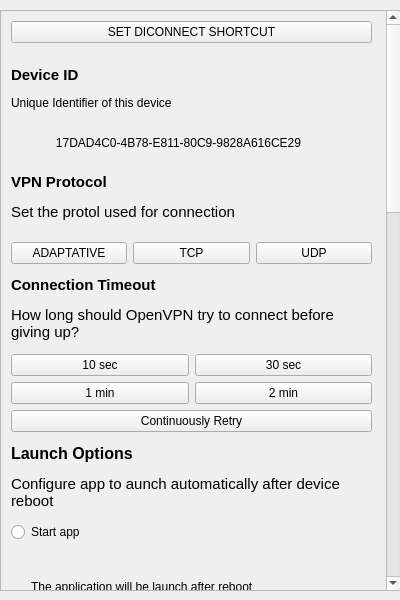
<?xml version="1.0" encoding="UTF-8"?>
<ui version="4.0">
 <class>Page_4</class>
 <widget class="QWidget" name="Page_4">
  <property name="geometry">
   <rect>
    <x>0</x>
    <y>0</y>
    <width>400</width>
    <height>600</height>
   </rect>
  </property>
  <property name="windowTitle">
   <string>Form</string>
  </property>
  <widget class="QScrollArea" name="scrollArea">
   <property name="geometry">
    <rect>
     <x>0</x>
     <y>10</y>
     <width>401</width>
     <height>581</height>
    </rect>
   </property>
   <property name="sizePolicy">
    <sizepolicy hsizetype="Preferred" vsizetype="Preferred">
     <horstretch>0</horstretch>
     <verstretch>0</verstretch>
    </sizepolicy>
   </property>
   <property name="autoFillBackground">
    <bool>false</bool>
   </property>
   <property name="verticalScrollBarPolicy">
    <enum>Qt::ScrollBarAlwaysOn</enum>
   </property>
   <property name="horizontalScrollBarPolicy">
    <enum>Qt::ScrollBarAlwaysOff</enum>
   </property>
   <property name="widgetResizable">
    <bool>false</bool>
   </property>
   <widget class="QWidget" name="scrollAreaWidget_settings">
    <property name="geometry">
     <rect>
      <x>0</x>
      <y>0</y>
      <width>384</width>
      <height>1700</height>
     </rect>
    </property>
    <widget class="QWidget" name="verticalLayoutWidget_2">
     <property name="geometry">
      <rect>
       <x>10</x>
       <y>0</y>
       <width>361</width>
       <height>1691</height>
      </rect>
     </property>
     <layout class="QVBoxLayout" name="main_vertical_layout">
      <property name="topMargin">
       <number>10</number>
      </property>
      <property name="bottomMargin">
       <number>10</number>
      </property>
      <item>
       <widget class="QPushButton" name="pushButton">
        <property name="text">
         <string>SET DICONNECT SHORTCUT</string>
        </property>
       </widget>
      </item>
      <item>
       <widget class="QLabel" name="label">
        <property name="maximumSize">
         <size>
          <width>400</width>
          <height>16777215</height>
         </size>
        </property>
        <property name="text">
         <string>&lt;html&gt;&lt;head/&gt;&lt;body&gt;&lt;p&gt;&lt;span style=&quot; font-size:11pt; font-weight:700;&quot;&gt;Device ID&lt;/span&gt;&lt;/p&gt;&lt;p&gt;Unique Identifier of this device&lt;/p&gt;&lt;/body&gt;&lt;/html&gt;</string>
        </property>
        <property name="wordWrap">
         <bool>true</bool>
        </property>
       </widget>
      </item>
      <item>
       <layout class="QHBoxLayout" name="horizontalLayout">
        <item>
         <widget class="QLabel" name="identifier_label">
          <property name="text">
           <string>17DAD4C0-4B78-E811-80C9-9828A616CE29</string>
          </property>
          <property name="alignment">
           <set>Qt::AlignCenter</set>
          </property>
          <property name="wordWrap">
           <bool>true</bool>
          </property>
         </widget>
        </item>
        <item>
         <widget class="QLabel" name="identifier_pixmap">
          <property name="enabled">
           <bool>true</bool>
          </property>
          <property name="maximumSize">
           <size>
            <width>20</width>
            <height>20</height>
           </size>
          </property>
          <property name="text">
           <string/>
          </property>
          <property name="pixmap">
           <pixmap resource="../ressources/ressources.qrc">:/icons/copy_icon_1</pixmap>
          </property>
          <property name="scaledContents">
           <bool>true</bool>
          </property>
         </widget>
        </item>
       </layout>
      </item>
      <item>
       <widget class="QLabel" name="label_2">
        <property name="text">
         <string>&lt;html&gt;&lt;head/&gt;&lt;body&gt;&lt;p&gt;&lt;span style=&quot; font-size:11pt; font-weight:700;&quot;&gt;VPN Protocol&lt;/span&gt;&lt;/p&gt;&lt;p&gt;&lt;span style=&quot; font-size:11pt;&quot;&gt;Set the protol used for connection&lt;/span&gt;&lt;/p&gt;&lt;/body&gt;&lt;/html&gt;</string>
        </property>
        <property name="wordWrap">
         <bool>true</bool>
        </property>
       </widget>
      </item>
      <item>
       <layout class="QHBoxLayout" name="horizontalLayout_2">
        <item>
         <widget class="QPushButton" name="pushButton_4">
          <property name="text">
           <string>ADAPTATIVE</string>
          </property>
         </widget>
        </item>
        <item>
         <widget class="QPushButton" name="pushButton_3">
          <property name="text">
           <string>TCP</string>
          </property>
         </widget>
        </item>
        <item>
         <widget class="QPushButton" name="pushButton_2">
          <property name="text">
           <string>UDP</string>
          </property>
         </widget>
        </item>
       </layout>
      </item>
      <item>
       <widget class="QLabel" name="label_3">
        <property name="text">
         <string>&lt;html&gt;&lt;head/&gt;&lt;body&gt;&lt;p&gt;&lt;span style=&quot; font-size:11pt; font-weight:700;&quot;&gt;Connection Timeout&lt;/span&gt;&lt;/p&gt;&lt;p&gt;&lt;span style=&quot; font-size:11pt;&quot;&gt;How long should OpenVPN try to connect before giving up?&lt;/span&gt;&lt;/p&gt;&lt;/body&gt;&lt;/html&gt;</string>
        </property>
        <property name="wordWrap">
         <bool>true</bool>
        </property>
       </widget>
      </item>
      <item>
       <layout class="QGridLayout" name="gridLayout">
        <item row="0" column="0">
         <widget class="QPushButton" name="pushButton_5">
          <property name="text">
           <string>10 sec</string>
          </property>
         </widget>
        </item>
        <item row="0" column="1">
         <widget class="QPushButton" name="pushButton_6">
          <property name="text">
           <string>30 sec</string>
          </property>
         </widget>
        </item>
        <item row="4" column="0" colspan="2">
         <widget class="QPushButton" name="pushButton_9">
          <property name="text">
           <string>Continuously Retry</string>
          </property>
         </widget>
        </item>
        <item row="2" column="0">
         <widget class="QPushButton" name="pushButton_7">
          <property name="text">
           <string>1 min</string>
          </property>
         </widget>
        </item>
        <item row="2" column="1">
         <widget class="QPushButton" name="pushButton_8">
          <property name="text">
           <string>2 min</string>
          </property>
         </widget>
        </item>
       </layout>
      </item>
      <item>
       <widget class="QLabel" name="label_4">
        <property name="text">
         <string>&lt;html&gt;&lt;head/&gt;&lt;body&gt;&lt;p&gt;&lt;span style=&quot; font-size:12pt; font-weight:700;&quot;&gt;Launch Options&lt;/span&gt;&lt;/p&gt;&lt;p&gt;&lt;span style=&quot; font-size:11pt;&quot;&gt;Configure app to aunch automatically after device reboot&lt;/span&gt;&lt;/p&gt;&lt;/body&gt;&lt;/html&gt;</string>
        </property>
        <property name="wordWrap">
         <bool>true</bool>
        </property>
       </widget>
      </item>
      <item>
       <widget class="QRadioButton" name="radioButton">
        <property name="text">
         <string>Start app</string>
        </property>
       </widget>
      </item>
      <item>
       <widget class="QLabel" name="label_5">
        <property name="layoutDirection">
         <enum>Qt::LeftToRight</enum>
        </property>
        <property name="text">
         <string>The application will be launch after reboot</string>
        </property>
        <property name="alignment">
         <set>Qt::AlignLeading|Qt::AlignLeft|Qt::AlignVCenter</set>
        </property>
        <property name="indent">
         <number>20</number>
        </property>
       </widget>
      </item>
      <item>
       <widget class="QRadioButton" name="radioButton_2">
        <property name="text">
         <string>Connect lastest</string>
        </property>
       </widget>
      </item>
      <item>
       <widget class="QLabel" name="label_6">
        <property name="text">
         <string>&lt;html&gt;&lt;head/&gt;&lt;body&gt;&lt;p&gt;The application will be launched after reboot and will try to connect the lastest connected profile in your profie list&lt;/p&gt;&lt;/body&gt;&lt;/html&gt;</string>
        </property>
        <property name="scaledContents">
         <bool>false</bool>
        </property>
        <property name="wordWrap">
         <bool>true</bool>
        </property>
        <property name="indent">
         <number>20</number>
        </property>
       </widget>
      </item>
      <item>
       <widget class="QRadioButton" name="radioButton_3">
        <property name="text">
         <string>Restore connection</string>
        </property>
       </widget>
      </item>
      <item>
       <widget class="QLabel" name="label_7">
        <property name="text">
         <string>&lt;html&gt;&lt;head/&gt;&lt;body&gt;&lt;p&gt;The application will be launched after reboot and will try to reconnect the profile that was connected before shutdown&lt;/p&gt;&lt;/body&gt;&lt;/html&gt;</string>
        </property>
        <property name="wordWrap">
         <bool>true</bool>
        </property>
        <property name="indent">
         <number>20</number>
        </property>
       </widget>
      </item>
      <item>
       <widget class="QRadioButton" name="radioButton_4">
        <property name="text">
         <string>None</string>
        </property>
       </widget>
      </item>
      <item>
       <layout class="QHBoxLayout" name="horizontalLayout_3">
        <property name="rightMargin">
         <number>0</number>
        </property>
        <item>
         <widget class="QLabel" name="label_8">
          <property name="text">
           <string>&lt;html&gt;&lt;head/&gt;&lt;body&gt;&lt;p&gt;&lt;span style=&quot; font-size:12pt; font-weight:700;&quot;&gt;Seamless Tunnel&lt;/span&gt;&lt;/p&gt;&lt;p&gt;Block Internet while VPN is paused or reconnecting&lt;/p&gt;&lt;/body&gt;&lt;/html&gt;</string>
          </property>
          <property name="wordWrap">
           <bool>true</bool>
          </property>
         </widget>
        </item>
        <item>
         <widget class="QCheckBox" name="checkBox">
          <property name="minimumSize">
           <size>
            <width>0</width>
            <height>0</height>
           </size>
          </property>
          <property name="font">
           <font>
            <pointsize>9</pointsize>
           </font>
          </property>
          <property name="text">
           <string/>
          </property>
          <property name="iconSize">
           <size>
            <width>16</width>
            <height>16</height>
           </size>
          </property>
          <property name="autoExclusive">
           <bool>false</bool>
          </property>
          <property name="tristate">
           <bool>false</bool>
          </property>
         </widget>
        </item>
       </layout>
      </item>
      <item>
       <layout class="QHBoxLayout" name="horizontalLayout_4">
        <item>
         <widget class="QLabel" name="label_9">
          <property name="text">
           <string>&lt;html&gt;&lt;head/&gt;&lt;body&gt;&lt;p&gt;&lt;span style=&quot; font-size:12pt; font-weight:700;&quot;&gt;Shortcut Minimize&lt;/span&gt;&lt;/p&gt;&lt;p&gt;When VPN connection is launched from a shortcut , and no user input is required to authentificate connection, minimize the shortcut&lt;/p&gt;&lt;/body&gt;&lt;/html&gt;</string>
          </property>
          <property name="wordWrap">
           <bool>true</bool>
          </property>
         </widget>
        </item>
        <item>
         <widget class="QCheckBox" name="checkBox_2">
          <property name="text">
           <string/>
          </property>
         </widget>
        </item>
       </layout>
      </item>
      <item>
       <layout class="QHBoxLayout" name="horizontalLayout_5">
        <item>
         <widget class="QLabel" name="label_10">
          <property name="text">
           <string>&lt;html&gt;&lt;head/&gt;&lt;body&gt;&lt;p&gt;&lt;span style=&quot; font-size:12pt; font-weight:700;&quot;&gt;Captive Portal Detection&lt;/span&gt;&lt;/p&gt;&lt;p&gt;&lt;span style=&quot; font-size:10pt;&quot;&gt;Try to detect the captive portal during network change and application launch&lt;/span&gt;&lt;/p&gt;&lt;/body&gt;&lt;/html&gt;</string>
          </property>
          <property name="wordWrap">
           <bool>true</bool>
          </property>
         </widget>
        </item>
        <item>
         <widget class="QCheckBox" name="checkBox_3">
          <property name="text">
           <string/>
          </property>
         </widget>
        </item>
       </layout>
      </item>
      <item>
       <layout class="QGridLayout" name="gridLayout_2">
        <item row="1" column="1">
         <widget class="QLabel" name="label_13">
          <property name="font">
           <font>
            <bold>true</bold>
           </font>
          </property>
          <property name="text">
           <string>&lt;html&gt;&lt;head/&gt;&lt;body&gt;&lt;p&gt;&lt;span style=&quot; font-weight:400;&quot;&gt;Next update scan:&lt;/span&gt; Nov 9, 2022&lt;/p&gt;&lt;/body&gt;&lt;/html&gt;</string>
          </property>
         </widget>
        </item>
        <item row="1" column="2">
         <widget class="QLabel" name="label_14">
          <property name="font">
           <font>
            <underline>true</underline>
           </font>
          </property>
          <property name="text">
           <string>Check now</string>
          </property>
          <property name="alignment">
           <set>Qt::AlignCenter</set>
          </property>
         </widget>
        </item>
        <item row="2" column="0" colspan="3">
         <widget class="QLabel" name="label_15">
          <property name="text">
           <string>&lt;html&gt;&lt;head/&gt;&lt;body&gt;&lt;p&gt;How often OpenVPN should check if the new version of the software is available ?&lt;/p&gt;&lt;/body&gt;&lt;/html&gt;</string>
          </property>
          <property name="wordWrap">
           <bool>true</bool>
          </property>
         </widget>
        </item>
        <item row="0" column="0" colspan="2">
         <widget class="QLabel" name="label_11">
          <property name="font">
           <font>
            <pointsize>12</pointsize>
            <bold>true</bold>
           </font>
          </property>
          <property name="text">
           <string>Software Update</string>
          </property>
         </widget>
        </item>
        <item row="1" column="0">
         <widget class="QLabel" name="label_12">
          <property name="sizePolicy">
           <sizepolicy hsizetype="Preferred" vsizetype="Preferred">
            <horstretch>0</horstretch>
            <verstretch>0</verstretch>
           </sizepolicy>
          </property>
          <property name="maximumSize">
           <size>
            <width>32</width>
            <height>32</height>
           </size>
          </property>
          <property name="text">
           <string/>
          </property>
          <property name="pixmap">
           <pixmap resource="../ressources/ressources.qrc">:/icons/update_icon_1</pixmap>
          </property>
          <property name="scaledContents">
           <bool>true</bool>
          </property>
         </widget>
        </item>
       </layout>
      </item>
      <item>
       <layout class="QGridLayout" name="gridLayout_3">
        <item row="0" column="0">
         <widget class="QPushButton" name="pushButton_10">
          <property name="text">
           <string>DAILY</string>
          </property>
         </widget>
        </item>
        <item row="0" column="1">
         <widget class="QPushButton" name="pushButton_11">
          <property name="text">
           <string>WEEKLY</string>
          </property>
         </widget>
        </item>
        <item row="1" column="0">
         <widget class="QPushButton" name="pushButton_12">
          <property name="text">
           <string>MONTHLY</string>
          </property>
         </widget>
        </item>
        <item row="1" column="1">
         <widget class="QPushButton" name="pushButton_13">
          <property name="text">
           <string>NEVER</string>
          </property>
         </widget>
        </item>
       </layout>
      </item>
      <item>
       <widget class="QLabel" name="label_16">
        <property name="text">
         <string>&lt;html&gt;&lt;head/&gt;&lt;body&gt;&lt;p&gt;&lt;span style=&quot; font-size:12pt; font-weight:700;&quot;&gt;Theme&lt;/span&gt;&lt;/p&gt;&lt;p&gt;&lt;span style=&quot; font-size:10pt;&quot;&gt;Choose application color theme&lt;/span&gt;&lt;/p&gt;&lt;/body&gt;&lt;/html&gt;</string>
        </property>
       </widget>
      </item>
      <item>
       <layout class="QGridLayout" name="gridLayout_4">
        <item row="0" column="0">
         <widget class="QPushButton" name="pushButton_14">
          <property name="text">
           <string>System</string>
          </property>
         </widget>
        </item>
        <item row="0" column="2">
         <widget class="QPushButton" name="pushButton_15">
          <property name="text">
           <string>Dark</string>
          </property>
         </widget>
        </item>
        <item row="0" column="1">
         <widget class="QPushButton" name="pushButton_16">
          <property name="text">
           <string>Light</string>
          </property>
         </widget>
        </item>
       </layout>
      </item>
      <item>
       <widget class="QLabel" name="label_17">
        <property name="text">
         <string>&lt;html&gt;&lt;head/&gt;&lt;body&gt;&lt;p&gt;&lt;span style=&quot; font-size:12pt; font-weight:700;&quot;&gt;Tray Icon Style&lt;/span&gt;&lt;/p&gt;&lt;p&gt;&lt;span style=&quot; font-size:10pt;&quot;&gt;Choose application style in the system tray&lt;/span&gt;&lt;/p&gt;&lt;/body&gt;&lt;/html&gt;</string>
        </property>
       </widget>
      </item>
      <item>
       <layout class="QHBoxLayout" name="horizontalLayout_7">
        <item>
         <widget class="QPushButton" name="pushButton_18">
          <property name="text">
           <string>Monochrome</string>
          </property>
         </widget>
        </item>
        <item>
         <widget class="QPushButton" name="pushButton_19">
          <property name="text">
           <string>Colorful</string>
          </property>
         </widget>
        </item>
       </layout>
      </item>
      <item>
       <widget class="QLabel" name="label_18">
        <property name="text">
         <string>&lt;html&gt;&lt;head/&gt;&lt;body&gt;&lt;p&gt;&lt;span style=&quot; font-size:12pt; font-weight:700;&quot;&gt;Confirmation Dialogs&lt;/span&gt;&lt;/p&gt;&lt;p&gt;&lt;span style=&quot; font-size:10pt;&quot;&gt;Choose actions on which app will show the confirmation dialogs&lt;/span&gt;&lt;/p&gt;&lt;/body&gt;&lt;/html&gt;</string>
        </property>
        <property name="wordWrap">
         <bool>true</bool>
        </property>
       </widget>
      </item>
      <item>
       <layout class="QHBoxLayout" name="horizontalLayout_6">
        <item>
         <widget class="QPushButton" name="pushButton_23">
          <property name="text">
           <string>ALL</string>
          </property>
         </widget>
        </item>
        <item>
         <widget class="QPushButton" name="pushButton_24">
          <property name="text">
           <string>NONE</string>
          </property>
         </widget>
        </item>
       </layout>
      </item>
      <item>
       <widget class="QPushButton" name="pushButton_17">
        <property name="text">
         <string>ON DISCONNECT</string>
        </property>
       </widget>
      </item>
      <item>
       <widget class="QPushButton" name="pushButton_20">
        <property name="text">
         <string>ON RECONNECT</string>
        </property>
       </widget>
      </item>
      <item>
       <layout class="QHBoxLayout" name="horizontalLayout_8">
        <item>
         <widget class="QLabel" name="label_19">
          <property name="text">
           <string>&lt;html&gt;&lt;head/&gt;&lt;body&gt;&lt;p&gt;&lt;span style=&quot; font-size:12pt; font-weight:700;&quot;&gt;Crash Reporting&lt;/span&gt;&lt;/p&gt;&lt;p&gt;Enable crach reporting to OpenVPN&lt;/p&gt;&lt;/body&gt;&lt;/html&gt;</string>
          </property>
         </widget>
        </item>
        <item>
         <widget class="QCheckBox" name="checkBox_4">
          <property name="text">
           <string/>
          </property>
         </widget>
        </item>
       </layout>
      </item>
     </layout>
    </widget>
   </widget>
  </widget>
 </widget>
 <resources>
  <include location="../ressources/ressources.qrc"/>
 </resources>
 <connections/>
</ui>
